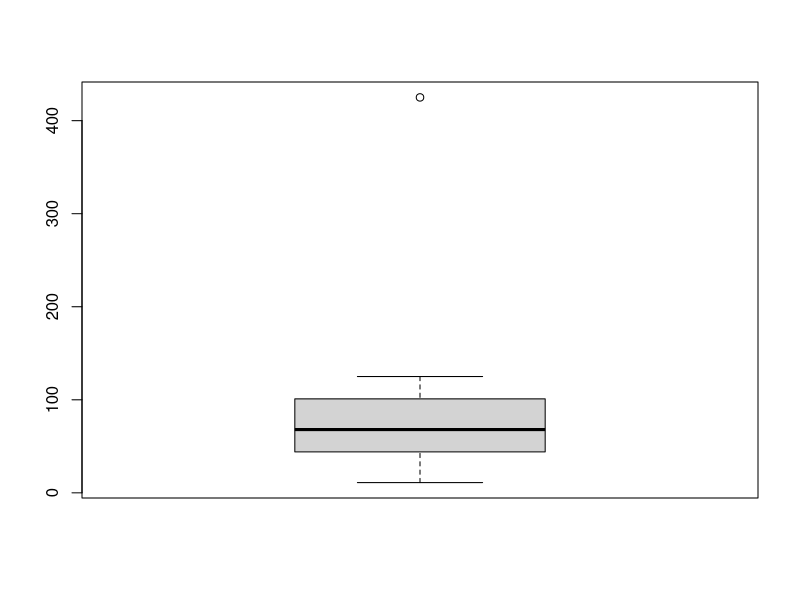
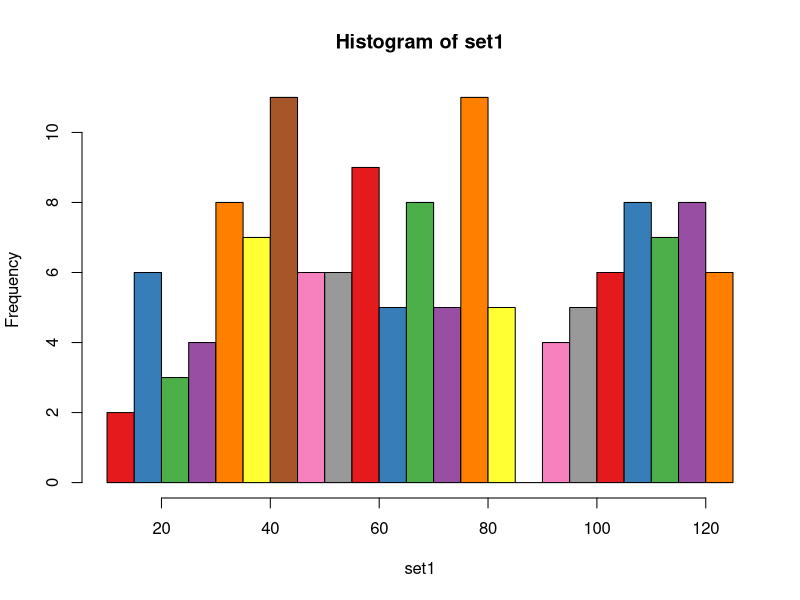

Write the R code that produced these figures, in order.
## ---- chunk 1
library(gtools)
library(dplyr)
library(stats)
datasets::cars
## ---- chunk 2
datasets::cars
dplyr::mutate(datasets::cars,ratio = dist/speed)

## ---- chunk 3

sample_1 = c("car", "bicycle", "train")

combinations(n=3,r=2, v=sample_1, repeats.allowed=F)

sample_2 = c(1,2,3,4,5)

combinations(n=5,r=2, v=sample_2, repeats.allowed=F)
combinations(n=5,r=3, v=sample_2, repeats.allowed=T)

## ---- chunk 4

glimpse(cars)
dplyr::glimpse(cars)
dplyr::glimpse(datasets::cars)

## ---- chunk 5
x1=c(59, 60, 60, 62, 62, 63, 64, 65, 66, 66, 67, 68, 69, 69, 70, 70, 71, 72, 72, 73, 75, 76, 76, 77, 77, 78, 78, 78, 79, 79, 79, 79, 81, 81, 82, 83, 85, 91, 92, 92, 94, 96, 97, 98)

quantile(x1, 0.32)
## ---- chunk 6
set3 = c(1,52,52,53,54,54,54,56,56,57,57,59,59,59,60,60,62,62,63,
64,65,66,66,67,68,69,69,70,70,71,72,72,73,75,76,76,77,77,78,78,
78,79,79,79,79,81,81,82,83,85,91,92,92,94,96,97,98,98,99,101,
101,102,103,103,104,106,106,108,109,109,109,110,110,111,111,
111,112,113,114,115,116,117,117,119,119,120,120,120,121,122,
123,123,124,125,332,430)

boxplot.stats(set3)$stats

boxplot.stats(set3)$stats

boxplot.stats(set3)$n

boxplot.stats(set3)$out

boxplot.stats(set3)$conf




#str(set3)

boxplot.stats(set3)

#glimpse(set3)
  
## ---- chunk 7
print(paste("The mean speed is:", mean(cars$speed)))
paste("The mean speed is:", mean(cars$speed))
print(paste("The mean speed is:", mean(cars$speed)), quote = F)


## ---- chunk 8
set5= c(11,15,16,16,18,18,20,20,22,24,25,27,30,30,30,31,31,32,33,
33,34,35,35,36,36,37,37,40,40,40,41,41,42,43,44,44,44,44,44,45,45,
46,46,46,46,46,47,52,52,53,54,54,54,56,56,57,57,59,59,59,60,60,62,
62,63,64,65,66,66,67,68,69,69,70,70,71,72,72,73,75,76,76,77,77,
78,78,78,79,79,79,79,81,81,82,83,85,91,92,92,94,96,97,98,98,99,
101,101,102,103,103,104,106,106,108,109,109,109,110,110,
111,111,111,112,113,114,425,115,116,117,117,119,119,
120,120,120,121,122,123,123,124,125)

boxplot(set5)
## ---- chunk 9
library(RColorBrewer)
set1= c(11,15,16,16,18,18,20,20,22,24,25,27,30,30,30,31,31,32,33,
33,34,35,35,36,36,37,37,40,40,40,41,41,42,43,44,44,44,44,44,45,45,
46,46,46,46,46,47,52,52,53,54,54,54,56,56,57,57,59,59,59,60,60,62,
62,63,64,65,66,66,67,68,69,69,70,70,71,72,72,73,75,76,76,77,77,
78,78,78,79,79,79,79,81,81,82,83,85,91,92,92,94,96,97,98,98,99,
101,101,102,103,103,104,106,106,108,109,109,109,110,110,
111,111,111,112,113,114,115,116,117,117,119,119,
120,120,120,121,122,123,123,124,125)

hist(set1, breaks=35, col = brewer.pal(9,"Set1"))



## ---- chunk 10

poker_v = c(140, -50, 20, -120, 240)
days_v = c("Monday","Tuesday","Wednesday","Thursday","Friday")
names(poker_v)=days_v
poker_v


## ---- chunk 11
data(iris)
summary(iris)
